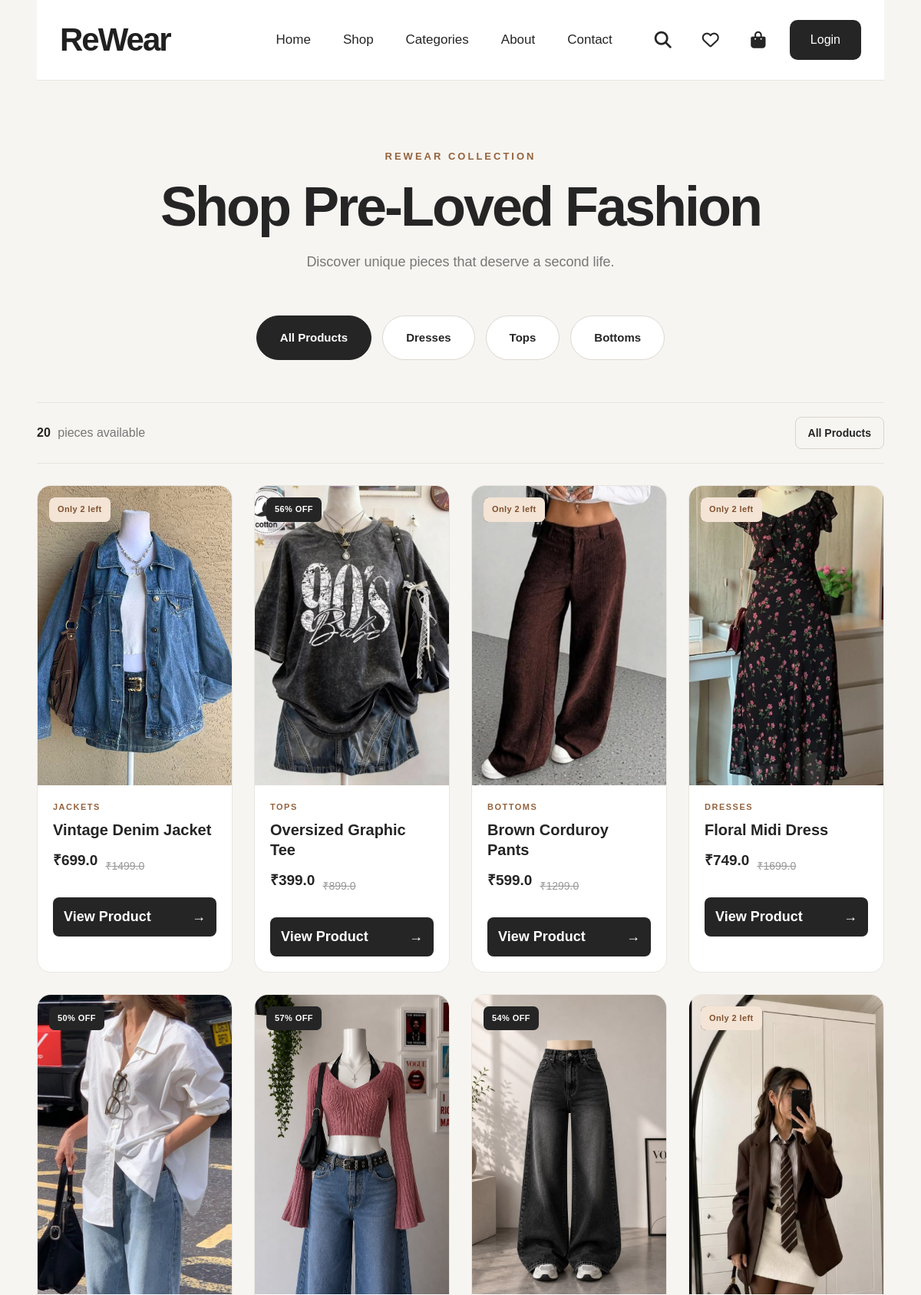
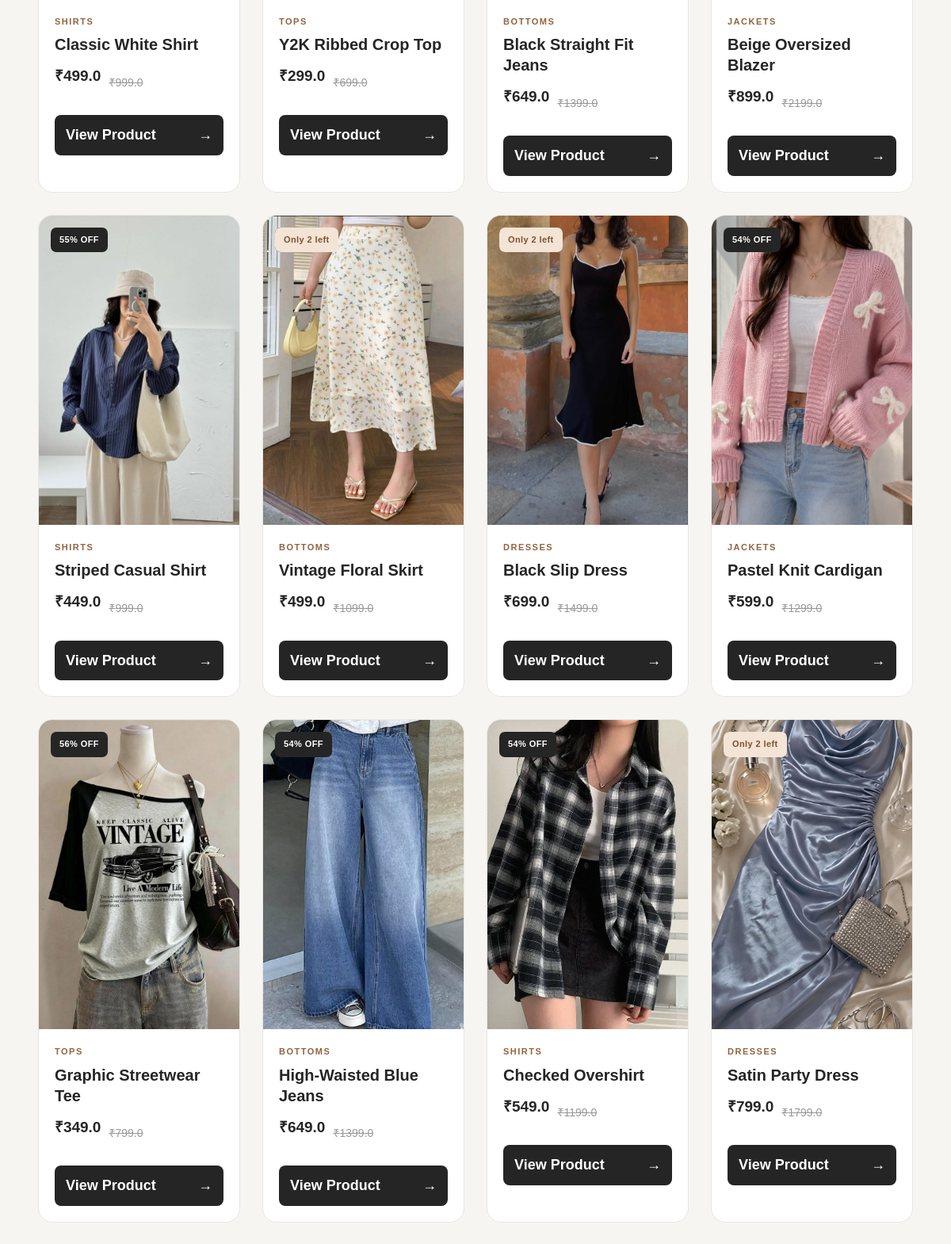
Page /shop (upper part) on the committed database (2 pictures, top to bottom).
### models/product.py (models this page shows, shortened)
class Product(db.Model):
    __tablename__ = "products"
    id = db.Column(db.Integer, primary_key=True)
    name = db.Column(db.String(200), nullable=False)
    slug = db.Column(db.String(200), unique=True, nullable=False)
    description = db.Column(db.Text, nullable=False)
    price = db.Column(db.Float, nullable=False)
    original_price = db.Column(db.Float, nullable=True)
    size = db.Column(db.String(50), nullable=False)
    brand = db.Column(db.String(100), nullable=True)
    condition = db.Column(db.String(100), nullable=False)
    stock = db.Column(db.Integer, default=0, nullable=False)
    image_url = db.Column(db.String(500), nullable=True)
    category_id = db.Column(
        db.Integer,
        db.ForeignKey("categories.id"),
        nullable=False
    )
    category = db.relationship(
        "Category",
        back_populates="products"
    )
    order_items = db.relationship(
        "OrderItem",
        back_populates="product"
    )
    wishlist_items = db.relationship(
        "WishlistItem",
        back_populates="product"
    )
    @property
    def discount_percentage(self):
        if self.original_price and self.original_price > self.price:
            discount = (
                (self.original_price - self.price)
                / self.original_price
            ) * 100
            return round(discount)
        return 0

### models/category.py (models this page shows, shortened)
class Category(db.Model):
    __tablename__ = "categories"
    id = db.Column(db.Integer, primary_key=True)
    name = db.Column(db.String(100), unique=True, nullable=False)
    slug = db.Column(db.String(100), unique=True, nullable=False)
    products = db.relationship(
        "Product",
        back_populates="category",
        lazy=True
    )

### routes/shop.py (the view, shortened to what this page needs)
@shop_bp.route("/shop")
def shop():
    category_name = request.args.get("category")
    search_query = request.args.get("search", "").strip()
    query = Product.query
    if category_name:
        query = (
            query
            .join(Product.category)
            .filter(Product.category.has(name=category_name))
        )
    products = query.all()
    return render_template(
        "shop.html",
        products=products,
        selected_category=category_name,
        search_query=search_query
    )

### templates/shop.html (shortened to what this page needs)
{% extends "base.html" %}
{% block content %}
<section class="shop-header">
    <div class="container">
        <span class="shop-eyebrow">
            REWEAR COLLECTION
        </span>
        <h1>
            Shop Pre-Loved Fashion
        </h1>
        <p>
            Discover unique pieces that deserve a second life.
        </p>
        <div class="shop-categories">
            <a href="/shop" class="active">
                All Products
            </a>
            <a href="/shop?category=Dresses">
                Dresses
            </a>
            <a href="/shop?category=Tops">
                Tops
            </a>
            <a href="/shop?category=Bottoms">
                Bottoms
            </a>
        </div>
    </div>
</section>
<section class="shop-page">
    <div class="container">
        <div class="shop-toolbar">
            <div>
                <strong>
                    {{ products|length }}
                </strong>
                <span>
                    pieces available
                </span>
            </div>
            <a
                href="/shop"
                class="shop-all-link"
            >
                All Products
            </a>
        </div>
        <div class="product-grid">
            {% for product in products %}
            <div class="product-card">
                <a
                    href="{{ url_for(
                        'shop.product_details',
                        product_id=product.id
                    ) }}"
                    class="product-image-wrapper"
                >
                    <img
                        src="{{ url_for(
                            'static',
                            filename='images/' + product.image_url
                        ) }}"
                        alt="{{ product.name }}"
                        class="product-image"
                    >
                    {% if product.discount_percentage > 0 %}
                    <span class="product-discount">
                        {{ product.discount_percentage }}% OFF
                    </span>
                    {% endif %}
                    {% if product.stock <= 0 %}
                    <span class="sold-out-badge">
                        Sold Out
                    </span>
                    {% elif product.stock <= 2 %}
                    <span class="low-stock-badge">
                        Only {{ product.stock }} left
                    </span>
                    {% endif %}
                </a>
                <div class="product-info">
                    <span class="product-category">
                        {% if product.category %}
                            {{ product.category.name }}
                        {% else %}
                            Fashion
                        {% endif %}
                    </span>
                    <a
                        href="{{ url_for(
                            'shop.product_details',
                            product_id=product.id
                        ) }}"
                        class="product-name-link"
                    >
                        <h2 class="product-name">
                            {{ product.name }}
                        </h2>
                    </a>
                    <div class="product-price-row">
                        <span class="product-price">
                            ₹{{ product.price }}
                        </span>
                        {% if product.original_price %}
                        <span class="original-price">
                            ₹{{ product.original_price }}
                        </span>
                        {% endif %}
                    </div>
                    <a
                        href="{{ url_for(
                            'shop.product_details',
                            product_id=product.id
                        ) }}"
                        class="view-product-btn"
                    >
                        <span>
                            View Product
                        </span>
                        <span>
                            →
                        </span>
                    </a>
                </div>
            </div>
            {% endfor %}
        </div>
    </div>
</section>
{% endblock %}

### static/css/style.css (style rules this page uses)
* { margin: 0; padding: 0; box-sizing: border-box; }
html { scroll-behavior: smooth; }
body { font-family: Arial, Helvetica, sans-serif; background: #f7f5f1; color: #252525; line-height: 1.6; }
a { color: inherit; text-decoration: none; }
img { max-width: 100%; display: block; }
.container { width: min(92%, 1660px); margin: 0 auto; }
h1, h2, h3 { line-height: 1.2; }
.shop-header { text-align: center; padding: 90px 0 55px; }
.shop-header h1 { font-size: 65px; letter-spacing: -3px; margin-bottom: 15px; }
.shop-header p { font-size: 20px; color: #777; }
.product-grid { display: grid; grid-template-columns: repeat(4, 1fr); gap: 28px; padding-bottom: 80px; }
.product-card { background: white; border-radius: 16px; overflow: hidden; border: 1px solid #ece9e4; transition: transform 0.25s ease, box-shadow 0.25s ease; }
.product-image { width: 100%; height: 370px; object-fit: cover; }
.product-info { padding: 20px; }
.product-category, .cart-category { color: #93623d; font-size: 13px; text-transform: uppercase; letter-spacing: 1px; font-weight: 700; }
.product-name { font-size: 20px; margin: 7px 0; }
.product-price { font-size: 19px; font-weight: 700; margin-bottom: 15px; }
.shop-header { padding: 85px 0 55px; text-align: center; }
.shop-eyebrow { display: inline-block; margin-bottom: 18px; color: #93633e; font-size: 13px; font-weight: 700; letter-spacing: 3px; }
.shop-header h1 { margin: 0; color: #252525; font-size: clamp(48px, 6vw, 72px); line-height: 1; letter-spacing: -3px; }
.shop-header p { margin: 22px auto 0; max-width: 600px; color: #777; font-size: 18px; }
.shop-page { padding-bottom: 90px; }
.shop-toolbar { display: flex; align-items: center; justify-content: space-between; padding: 18px 0; margin-bottom: 28px; border-top: 1px solid #e8e5df; border-bottom: 1px solid #e8e5df; }
.shop-toolbar strong { font-size: 16px; }
.shop-toolbar span { margin-left: 5px; color: #777; }
.shop-all-link { padding: 9px 16px; border: 1px solid #d9d5cf; border-radius: 8px; font-size: 14px; font-weight: 600; transition: 0.2s ease; }
.product-card { position: relative; background: #fff; border: 1px solid #e9e6e1; border-radius: 18px; overflow: hidden; transition: transform 0.25s ease, box-shadow 0.25s ease; }
.product-image-wrapper { position: relative; display: block; overflow: hidden; background: #eee; }
.product-image { width: 100%; height: 390px; object-fit: cover; transition: transform 0.4s ease; }
.product-discount, .sold-out-badge, .low-stock-badge { position: absolute; top: 15px; left: 15px; padding: 7px 11px; border-radius: 7px; font-size: 11px; font-weight: 700; letter-spacing: 0.4px; }
.product-discount { background: #252525; color: white; }
.low-stock-badge { background: #f3e4d5; color: #80512f; }
.product-category { display: block; margin-bottom: 7px; color: #93633e; font-size: 11px; font-weight: 700; text-transform: uppercase; letter-spacing: 1.5px; }
.product-name-link { color: inherit; }
.product-name { margin: 0 0 12px; color: #252525; font-size: 20px; line-height: 1.3; transition: color 0.2s ease; }
.product-price-row { display: flex; align-items: center; gap: 10px; margin-bottom: 18px; }
.product-price { color: #252525; font-size: 19px; font-weight: 800; }
.original-price { color: #999; font-size: 14px; text-decoration: line-through; }
.view-product-btn { display: flex; align-items: center; justify-content: space-between; width: 100%; padding: 11px 14px; border-radius: 8px; background: #252525; color: white; font-size: 14px; font-weight: 600; transition: 0.2s ease; }
.view-product-btn span { font-size: 18px; }
.shop-categories { display: flex; justify-content: center; align-items: center; gap: 14px; margin-top: 55px; flex-wrap: wrap; }
.shop-categories a { display: inline-flex; align-items: center; justify-content: center; padding: 16px 30px; background: #ffffff; color: #252525; border: 1px solid #dcd8d2; border-radius: 40px; text-decoration: none; font-size: 15px; font-weight: 600; transition: all 0.25s ease; }
.shop-categories a.active { background: #252525; color: #ffffff; border-color: #252525; }

### rows in the picture
Product: image_url (picture), stock "2", category.name "JACKETS", name "Vintage Denim Jacket", price "699.0", original_price "1499.0"
Product: image_url (picture), discount_percentage "56", category.name "TOPS", name "Oversized Graphic Tee", price "399.0", original_price "899.0"
Product: image_url (picture), stock "2", category.name "BOTTOMS", name "Brown Corduroy Pants", price "599.0", original_price "1299.0"
Product: image_url (picture), stock "2", category.name "DRESSES", name "Floral Midi Dress", price "749.0", original_price "1699.0"
Product: image_url (picture), discount_percentage "50", category.name "SHIRTS", name "Classic White Shirt", price "499.0", original_price "999.0"
Product: image_url (picture), discount_percentage "57", category.name "TOPS", name "Y2K Ribbed Crop Top", price "299.0", original_price "699.0"
Product: image_url (picture), discount_percentage "54", category.name "BOTTOMS", name "Black Straight Fit Jeans", price "649.0", original_price "1399.0"
Product: image_url (picture), stock "2", category.name "JACKETS", name "Beige Oversized Blazer", price "899.0", original_price "2199.0"
Product: image_url (picture), discount_percentage "55", category.name "SHIRTS", name "Striped Casual Shirt", price "449.0", original_price "999.0"
Product: image_url (picture), stock "2", category.name "BOTTOMS", name "Vintage Floral Skirt", price "499.0", original_price "1099.0"
Product: image_url (picture), stock "2", category.name "DRESSES", name "Black Slip Dress", price "699.0", original_price "1499.0"
Product: image_url (picture), discount_percentage "54", category.name "JACKETS", name "Pastel Knit Cardigan", price "599.0", original_price "1299.0"
Product: image_url (picture), discount_percentage "56", category.name "TOPS", name "Graphic Streetwear Tee", price "349.0", original_price "799.0"
Product: image_url (picture), discount_percentage "54", category.name "BOTTOMS", name "High-Waisted Blue Jeans", price "649.0", original_price "1399.0"
Product: image_url (picture), discount_percentage "54", category.name "SHIRTS", name "Checked Overshirt", price "549.0", original_price "1199.0"
Product: image_url (picture), stock "2", category.name "DRESSES", name "Satin Party Dress", price "799.0", original_price "1799.0"

### other values in the picture
{{ products|length }} "20"
